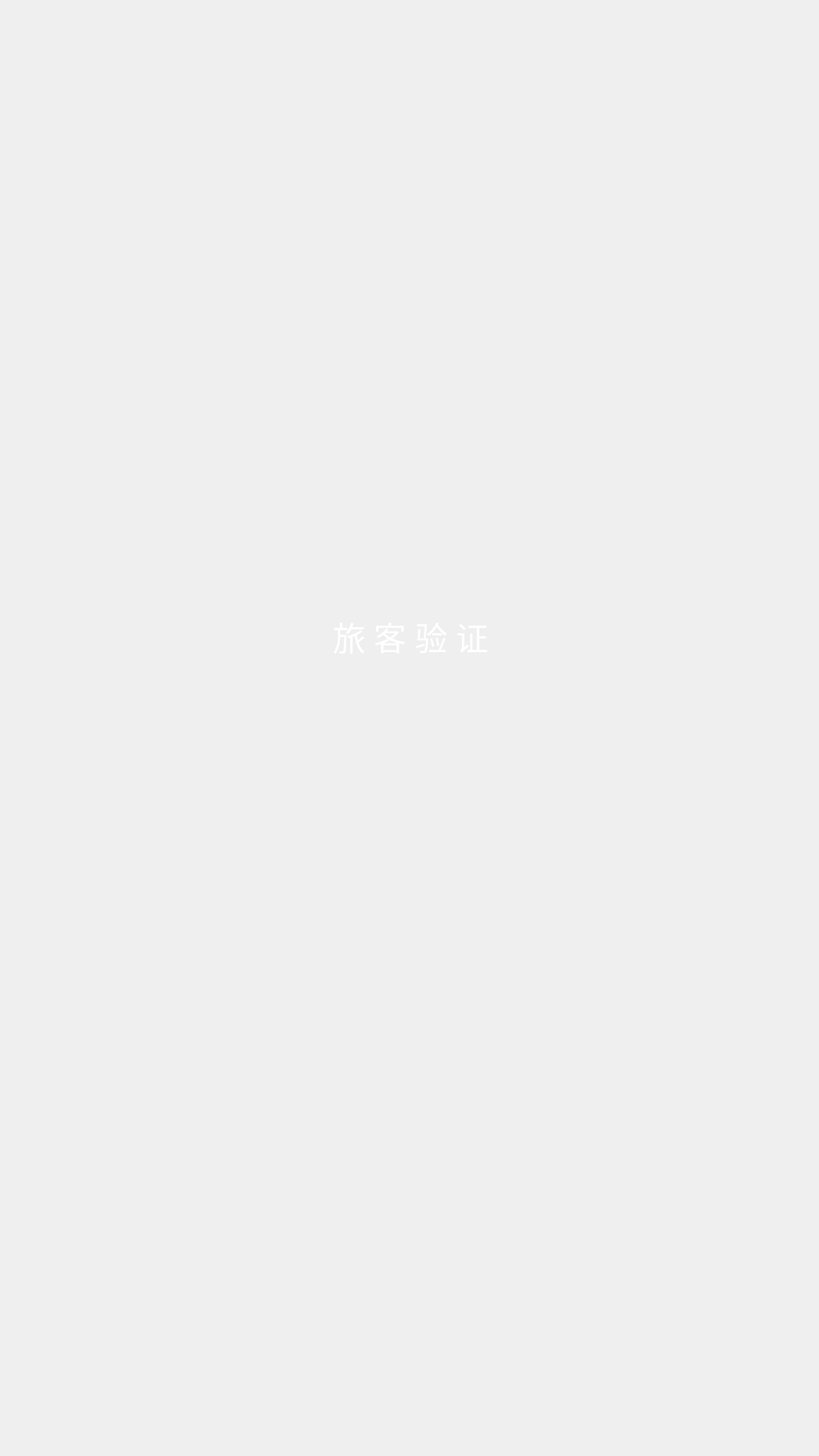
<?xml version="1.0" encoding="UTF-8"?>
<ui version="4.0">
 <class>StartPage</class>
 <widget class="QWidget" name="StartPage">
  <property name="geometry">
   <rect>
    <x>0</x>
    <y>0</y>
    <width>1080</width>
    <height>1920</height>
   </rect>
  </property>
  <property name="windowTitle">
   <string>StartPage</string>
  </property>
  <property name="styleSheet">
   <string notr="true"/>
  </property>
  <widget class="QPushButton" name="nextButton">
   <property name="geometry">
    <rect>
     <x>320</x>
     <y>778</y>
     <width>443</width>
     <height>123</height>
    </rect>
   </property>
   <property name="font">
    <font>
     <family>Microsoft YaHei UI Light</family>
     <pointsize>32</pointsize>
    </font>
   </property>
   <property name="styleSheet">
    <string notr="true">border-image: url(:/BDPassPrinter/Resources/step_button.png);
color: rgb(255, 255, 255);
border-radius:10px</string>
   </property>
   <property name="text">
    <string>旅 客 验 证</string>
   </property>
  </widget>
  <widget class="QWidget" name="centralWidget" native="true">
   <property name="geometry">
    <rect>
     <x>0</x>
     <y>0</y>
     <width>1080</width>
     <height>1920</height>
    </rect>
   </property>
   <property name="styleSheet">
    <string notr="true">#centralWidget {
border-image: url(:/BDPassPrinter/Resources/welcomNotext.jpg);
}
</string>
   </property>
  </widget>
  <zorder>centralWidget</zorder>
  <zorder>nextButton</zorder>
 </widget>
 <layoutdefault spacing="6" margin="11"/>
 <resources>
  <include location="BDPassPrinter.qrc"/>
 </resources>
 <connections/>
</ui>
